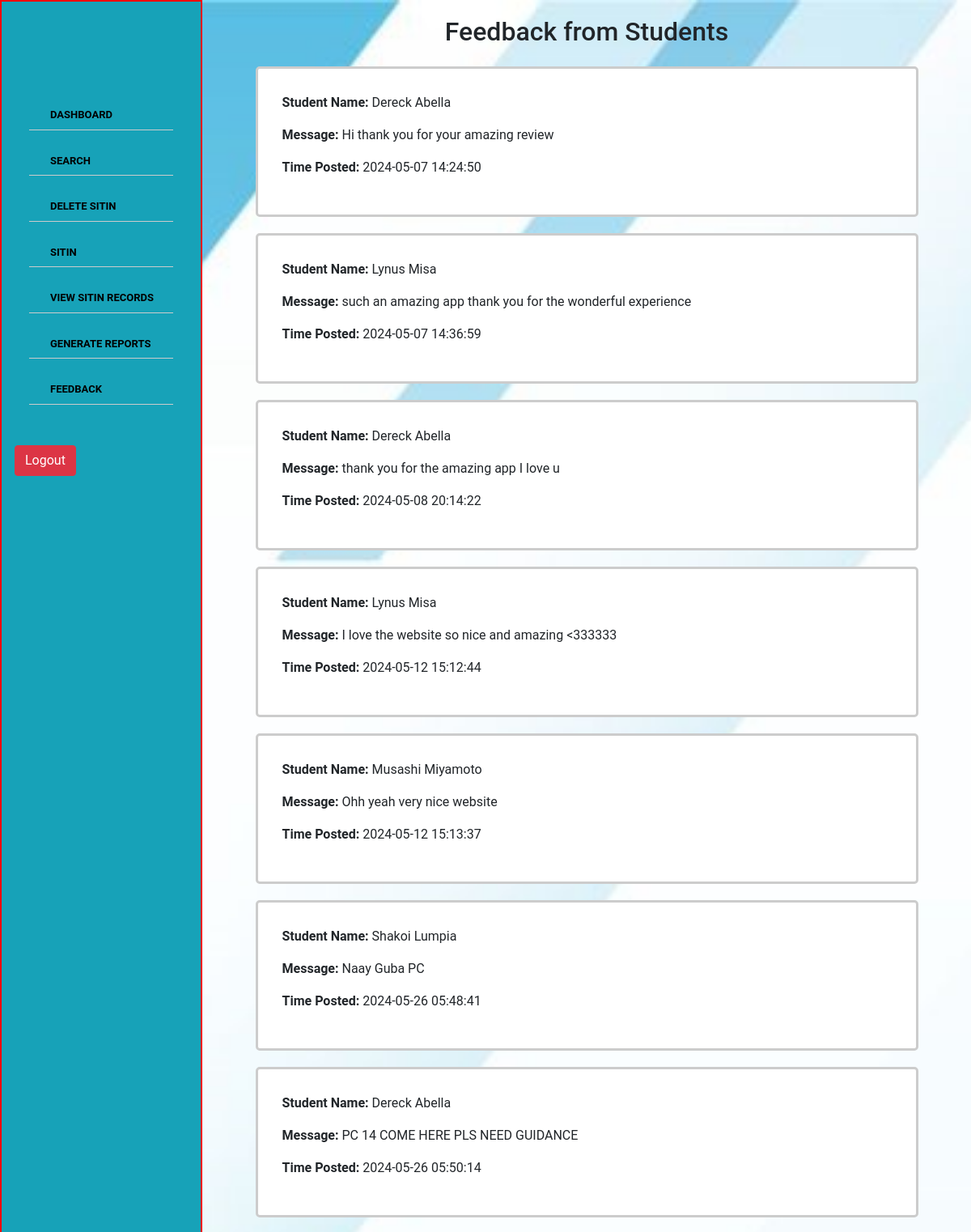
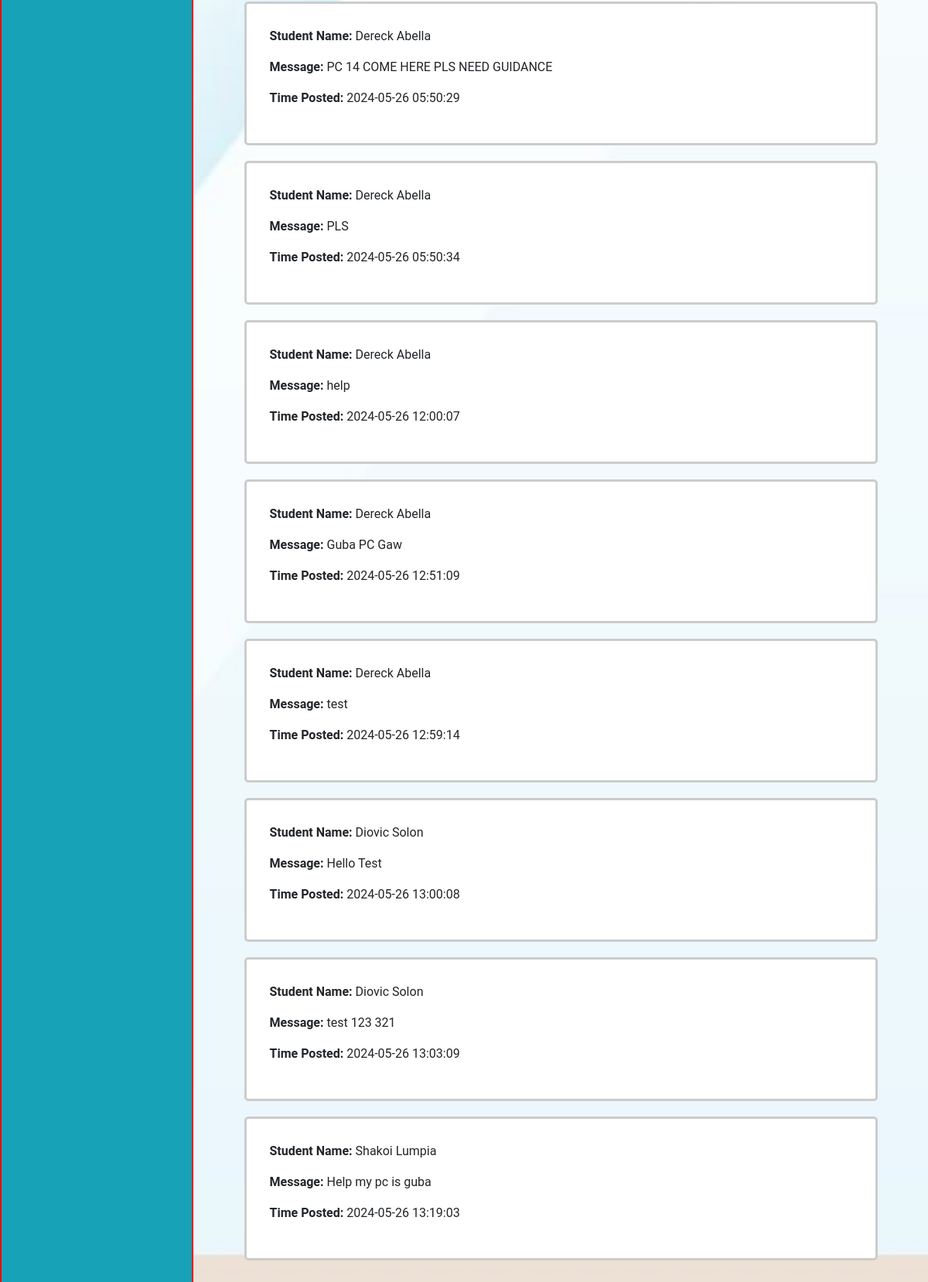
Page /admin_feedback.php on the committed database (2 pictures, top to bottom).
### tables this page shows
CREATE TABLE `feedback` (
  `feedback_id` int(11) NOT NULL,
  `id_number` int(11) NOT NULL,
  `message` text NOT NULL,
  `created_at` timestamp NOT NULL DEFAULT current_timestamp(),
  `sitin_id` int(11) NOT NULL
);

CREATE TABLE `registration` (
  `id_number` int(11) NOT NULL,
  `firstName` varchar(20) NOT NULL,
  `middleName` varchar(20) DEFAULT NULL,
  `lastName` varchar(20) NOT NULL,
  `age` int(11) NOT NULL CHECK (`age` >= 18),
  `gender` varchar(20) DEFAULT NULL CHECK (`gender` in ('male','female','other')),
  `yearLevel` int(11) NOT NULL,
  `contactNumber` varchar(20) DEFAULT NULL,
  `email` varchar(20) NOT NULL,
  `address` varchar(50) NOT NULL,
  `password` varchar(255) DEFAULT NULL,
  `profile_image` blob DEFAULT NULL,
  `remaining_sessions` int(11) NOT NULL DEFAULT 30,
  `is_approved` int(11) DEFAULT 0
);

### admin_feedback.php (the view, shortened to what this page needs)
<?php
$hostname = "localhost";
$username = "root";
$password = "";
$database = "student_system";
$conn = new mysqli($hostname, $username, $password, $database);
$sql = "SELECT feedback.message, registration.firstName, registration.lastName, feedback.created_at
        FROM feedback
        INNER JOIN registration ON feedback.id_number = registration.id_number";
$result = $conn->query($sql);
?>
<!DOCTYPE html>
<html lang="en">
<head>
    <link rel="stylesheet" href="https://maxcdn.bootstrapcdn.com/bootstrap/4.5.2/css/bootstrap.min.css">
</head>
<body>
    <nav id="sidebar" class="bg-info">
        <div class="p-4">
            <ul class="nav flex-column">
            <li class="nav-item"><a class="nav-link" href="admin_dashboard.php"><i class="bi bi-house-door nav-icon"></i>Dashboard</a></li>
                <li class="nav-item"><a class="nav-link" href="search_db.php"><i class="bi bi-search nav-icon"></i>Search</a></li>
                <li class="nav-item"><a class="nav-link" href="delete_sitin.php"><i class="bi bi-trash nav-icon"></i>Delete Sitin</a></li>
                <li class="nav-item"><a class="nav-link" href="#"><i class="bi bi-calendar-event nav-icon"></i>Sitin</a></li>
                <li class="nav-item"><a class="nav-link" href="view_sitin_records.php"><i class="bi bi-journal nav-icon"></i>View Sitin Records</a></li>
                <li class="nav-item"><a class="nav-link" href="generate_reports.php"><i class="bi bi-file-earmark-bar-graph nav-icon"></i>Generate Reports</a></li>
                <li class="nav-item"><a class="nav-link" href="admin_feedback.php"><i class="bi bi-file-earmark-bar-graph nav-icon"></i>Feedback</a></li>
            </ul>
        </div>
        <button id="logoutBtn" class="btn btn-danger mb-3 position-absolute bottom-0 start-0 m-3 ">Logout</button>
    </nav>
    <div id="content">
        <h2 class="text-center mb-4">Feedback from Students</h2>
        <?php if ($result->num_rows > 0) : ?>
            <?php while ($row = $result->fetch_assoc()) : ?>
                <div class="feedback-container">
                    <p><strong>Student Name:</strong> <?php echo $row["firstName"] . " " . $row["lastName"]; ?></p>
                    <p><strong>Message:</strong> <?php echo $row["message"]; ?></p>
                    <p><strong>Time Posted:</strong> <?php echo $row["created_at"]; ?></p>
                </div>
            <?php endwhile; ?>
        <?php else : ?>
            <div class="alert alert-info" role="alert">
                No feedback available.
            </div>
        <?php endif; ?>
    </div>
</body>
</html>

### admin_feedback.php (style rules this page uses)
body { font-family: 'Roboto', sans-serif; background-image: url('bgimage.jpg'); background-size: cover; background-repeat: no-repeat; }
#sidebar { position: fixed; top: 0; left: 0; height: 100%; width: 250px; background-color: #f8f9fa; padding-top: 5rem; transition: all 0.3s; z-index: 9999; border: 2px solid red; }
#sidebar .nav-link { color: #000; transition: color 0.3s; width: 100%; border-bottom: 1px solid #ccc; cursor: pointer; }
#content { transition: all 0.3s; margin-left: 250px; padding: 20px; }
.nav-item { font-size: 13px; font-weight: bold; text-transform: uppercase; padding: 10px; }
.feedback-container { background-color: #fff; border: 3px solid #ccc; border-radius: 5px; padding: 30px; margin: 0 auto; margin-bottom: 20px; width: 90%; max-width: 850px; }

### rows in the picture
feedback: id_number.firstName "Dereck", id_number.lastName "Abella", message "Hi thank you for your amazing review", created_at "2024-05-07 14:24:50"
feedback: id_number.firstName "Lynus", id_number.lastName "Misa", message "such an amazing app thank you for the wonderful experience", created_at "2024-05-07 14:36:59"
feedback: id_number.firstName "Dereck", id_number.lastName "Abella", message "thank you for the amazing app I love u", created_at "2024-05-08 20:14:22"
feedback: id_number.firstName "Lynus", id_number.lastName "Misa", message "I love the website so nice and amazing <333333", created_at "2024-05-12 15:12:44"
feedback: id_number.firstName "Musashi", id_number.lastName "Miyamoto", message "Ohh yeah very nice website", created_at "2024-05-12 15:13:37"
feedback: id_number.firstName "Shakoi", id_number.lastName "Lumpia", message "Naay Guba PC", created_at "2024-05-26 05:48:41"
feedback: id_number.firstName "Dereck", id_number.lastName "Abella", message "PC 14 COME HERE PLS NEED GUIDANCE", created_at "2024-05-26 05:50:14"
feedback: id_number.firstName "Dereck", id_number.lastName "Abella", message "PC 14 COME HERE PLS NEED GUIDANCE", created_at "2024-05-26 05:50:29"
feedback: id_number.firstName "Dereck", id_number.lastName "Abella", message "PLS", created_at "2024-05-26 05:50:34"
feedback: id_number.firstName "Dereck", id_number.lastName "Abella", message "help", created_at "2024-05-26 12:00:07"
feedback: id_number.firstName "Dereck", id_number.lastName "Abella", message "Guba PC Gaw", created_at "2024-05-26 12:51:09"
feedback: id_number.firstName "Dereck", id_number.lastName "Abella", message "test", created_at "2024-05-26 12:59:14"
feedback: id_number.firstName "Diovic", id_number.lastName "Solon", message "Hello Test", created_at "2024-05-26 13:00:08"
feedback: id_number.firstName "Diovic", id_number.lastName "Solon", message "test 123 321", created_at "2024-05-26 13:03:09"
feedback: id_number.firstName "Shakoi", id_number.lastName "Lumpia", message "Help my pc is guba", created_at "2024-05-26 13:19:03"
